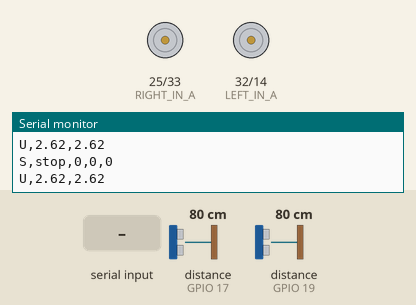
A sketch run on a simulated ESP32. Shown: motor-driver pin pairs drawn as motors (green arrow = first pin HIGH = forward, orange = second pin HIGH = backward, longer = more drive, scaled by the enable pin), the last lines printed to the serial monitor. Wiring (inferred from the names in the program): 2 × ultrasonic range finder: trigger GPIO 4, echo GPIO 17 / trigger GPIO 23, echo GPIO 19. The test bench sets the inputs (shaded band); at power-on: distance to the obstacle (sensors on GPIO 17, GPIO 19) 80 cm. The echo pulse lasts 58.3 µs per cm.

Above: at 1.2 s.
1.3 s: "forward\n" received over Serial
At 1.6 s:
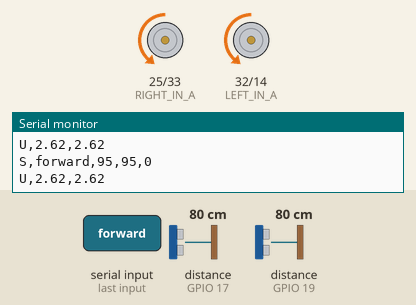
3.3 s: "backward\n" received over Serial
At 3.7 s:
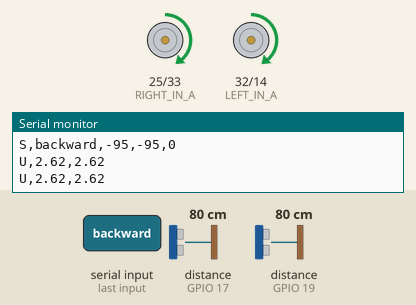
5.3 s: "left\n" received over Serial
At 5.7 s:
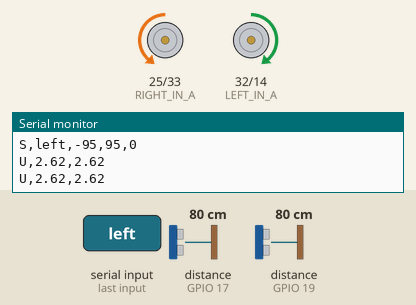
7.3 s: "right\n" received over Serial
At 7.55 s:
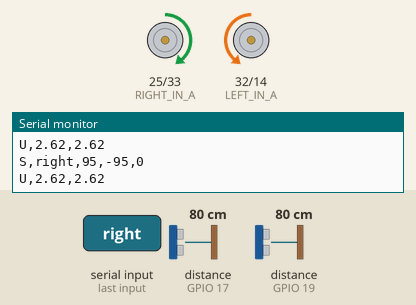
9.3 s: "M,90,45\n" received over Serial
At 9.7 s:
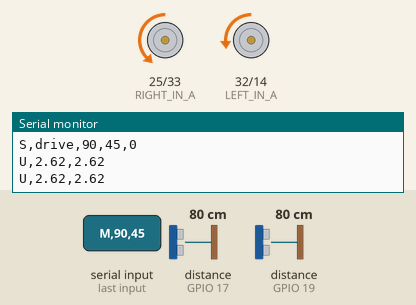
Timing chart, 0 to 12.3 s (numbered marks = the images above; inputs shaded):
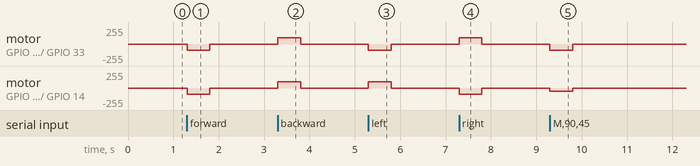

The sketch:

securebot_esp32.ino
```cpp
// SecureBot ESP32 low-level controller, firmware 2.0
//
// Serial protocol, 115200 baud, newline-terminated.
//
// Jetson -> ESP32
//   M,<left>,<right>   signed wheel PWM, clamped to +/-MAX_PWM (used by the ROS bridge)
//   stop | forward | patrol | backward | left | right   (legacy text commands)
//   speed <0-MAX_PWM>  PWM used by the legacy commands
//
// ESP32 -> Jetson
//   U,<left_ft>,<right_ft>   every TELEMETRY_MS; -1 means "no reading"
//   S,<mode>,<leftPWM>,<rightPWM>,<avoidState>   every STATUS_MS
//   I,<text>   information     E,<text>   error / safety event
//
// Safety:
//   * Every motor output goes through applyMotors(), which enforces MAX_PWM.
//   * Watchdog: if no valid command arrives for WATCHDOG_MS the robot stops, so
//     the Jetson must resend its command at least every ~200 ms.
//   * Net-forward motion from M,l,r is blocked while an ultrasonic sensor sees an
//     obstacle inside STOP_DISTANCE_FEET (rotating in place and reversing still work).
#include <Arduino.h>

// ==================== PINOUT ====================
// Motor driver (two channels). The RIGHT motor is on channel A and the LEFT motor
// on channel B. "A"/"B" below is the driver's per-motor direction input pair.
// Right motor (driver channel A)
const int RIGHT_EN = 26;
const int RIGHT_IN_A = 25;    // IN1
const int RIGHT_IN_B = 33;    // IN2

// Left motor (driver channel B)
const int LEFT_EN = 27;
const int LEFT_IN_A = 32;     // IN3
const int LEFT_IN_B = 14;     // IN4

// Wiring polarity. Each motor has its black wire on the driver's first output (OUT1 right,
// OUT3 left, following IN_A) and its red wire on the second (OUT2 / OUT4). Red is the forward
// direction, so driving IN_A high would spin the wheel backwards -> both are reversed.
// If a wheel ever turns the wrong way for a positive command, flip its flag here.
const bool LEFT_REVERSED = true;
const bool RIGHT_REVERSED = true;

// Encoder pins - not used yet. GPIO 34/35 are input-only with no internal pull-ups.
// Never use a boot-strapping pin here (0, 2, 5, 12, 15): an encoder holding GPIO 12 high at
// reset made the flash unreadable and the board would not boot or accept uploads.
const int RIGHT_ENCODER_BLUE = 13;
const int RIGHT_ENCODER_WHITE = 18;
const int LEFT_ENCODER_BLUE = 34;
const int LEFT_ENCODER_WHITE = 35;

// Ultrasonic 1 = left, ultrasonic 2 = right (this is also the telemetry order).
#define ULTRA_LEFT_TRIG 23
#define ULTRA_LEFT_ECHO 19
#define ULTRA_RIGHT_TRIG 4
#define ULTRA_RIGHT_ECHO 17

// ==================== SETTINGS ====================
const int MAX_PWM = 150;              // hard cap on any wheel PWM, every command path
const int DEFAULT_SPEED_PWM = 95;     // legacy-command speed until "speed N" is received

const unsigned long WATCHDOG_MS = 500;           // stop if no valid command this long
const unsigned long SENSOR_PERIOD_MS = 40;       // one sensor per tick, alternating
const unsigned long TELEMETRY_MS = 100;
const unsigned long STATUS_MS = 500;

const float STOP_DISTANCE_FEET = 1.0;    // 12 inches
const float CLEAR_DISTANCE_FEET = 1.5;   // 18 inches
const int OBSTACLE_CONFIRM_READS = 2;    // consecutive close readings before reacting

const unsigned long AVOID_REVERSE_MS = 800;
const unsigned long AVOID_ROTATE_TIMEOUT_MS = 4000;  // give up if never clear
const unsigned long AVOID_SETTLE_MS = 300;

enum Mode { MODE_STOP, MODE_FORWARD, MODE_PATROL, MODE_BACKWARD, MODE_LEFT, MODE_RIGHT, MODE_DRIVE };
const char *MODE_NAMES[] = {"stop", "forward", "patrol", "backward", "left", "right", "drive"};

// ==================== STATE ====================
Mode mode = MODE_STOP;
int speedPWM = DEFAULT_SPEED_PWM;
int driveLeft = 0;                 // requested by M,l,r
int driveRight = 0;
int appliedLeft = 0;               // what is actually on the motors
int appliedRight = 0;
unsigned long lastCommandMs = 0;

int avoidState = 0;                // 0 idle, 1 reverse, 2 rotate, 3 settle
unsigned long avoidStartMs = 0;

float leftUltraFeet = -1;
float rightUltraFeet = -1;
int leftUltraCloseReads = 0;
int rightUltraCloseReads = 0;
bool sampleLeftNext = true;
unsigned long lastSensorMs = 0;

unsigned long lastTelemetryMs = 0;
unsigned long lastStatusMs = 0;

char lineBuf[48];
size_t lineLen = 0;
bool lineOverflow = false;

// ==================== PROTOTYPES ====================
void readSerial();
void handleCommand(char *cmd);
void setMode(Mode newMode);
void checkWatchdog();
void updateSensors();
void controlMotors();
void runAvoidance(int &left, int &right);
void applyMotors(int left, int right);
void setMotor(int en, int inA, int inB, int pwm);
void sendTelemetry();
float readUltrasonicFeet(int trigPin, int echoPin);
bool validDistance(float distanceFeet);
bool obstacleAhead();
bool pathClear();

// ==================== SETUP ====================
void setup() {
  // Motors first, so nothing can spin while the rest of setup runs.
  pinMode(LEFT_EN, OUTPUT);
  pinMode(LEFT_IN_A, OUTPUT);
  pinMode(LEFT_IN_B, OUTPUT);
  pinMode(RIGHT_EN, OUTPUT);
  pinMode(RIGHT_IN_A, OUTPUT);
  pinMode(RIGHT_IN_B, OUTPUT);
  applyMotors(0, 0);

  pinMode(ULTRA_LEFT_TRIG, OUTPUT);
  pinMode(ULTRA_LEFT_ECHO, INPUT);
  pinMode(ULTRA_RIGHT_TRIG, OUTPUT);
  pinMode(ULTRA_RIGHT_ECHO, INPUT);

  Serial.begin(115200);
  Serial.println("I,SecureBot ESP32 fw 2.0 ready");
}

// ==================== LOOP ====================
void loop() {
  readSerial();
  checkWatchdog();
  updateSensors();
  controlMotors();
  sendTelemetry();
  delay(1);
}

// ==================== SERIAL COMMANDS ====================
// Non-blocking: collects bytes into lineBuf and runs a command per full line.
void readSerial() {
  while (Serial.available() > 0) {
    char c = (char)Serial.read();

    if (c == '\r') {
      continue;
    }

    if (c == '\n') {
      if (lineOverflow) {
        Serial.println("E,line too long");
      } else if (lineLen > 0) {
        lineBuf[lineLen] = '\0';
        handleCommand(lineBuf);
      }
      lineLen = 0;
      lineOverflow = false;
    } else if (lineOverflow) {
      // drop the rest of an oversized line
    } else if (lineLen < sizeof(lineBuf) - 1) {
      lineBuf[lineLen++] = c;
    } else {
      lineOverflow = true;
    }
  }
}

void handleCommand(char *cmd) {
  while (*cmd == ' ') {
    cmd++;
  }
  size_t len = strlen(cmd);
  while (len > 0 && cmd[len - 1] == ' ') {
    cmd[--len] = '\0';
  }

  bool valid = true;

  if (strcmp(cmd, "stop") == 0) {
    setMode(MODE_STOP);
  } else if (strcmp(cmd, "forward") == 0) {
    setMode(MODE_FORWARD);
  } else if (strcmp(cmd, "patrol") == 0) {
    setMode(MODE_PATROL);
  } else if (strcmp(cmd, "backward") == 0) {
    setMode(MODE_BACKWARD);
  } else if (strcmp(cmd, "left") == 0) {
    setMode(MODE_LEFT);
  } else if (strcmp(cmd, "right") == 0) {
    setMode(MODE_RIGHT);
  } else if (strncmp(cmd, "speed ", 6) == 0) {
    speedPWM = constrain(atoi(cmd + 6), 0, MAX_PWM);
    Serial.print("I,speed ");
    Serial.println(speedPWM);
  } else if (strncmp(cmd, "M,", 2) == 0) {
    int l = 0;
    int r = 0;
    if (sscanf(cmd, "M,%d,%d", &l, &r) == 2) {
      driveLeft = constrain(l, -MAX_PWM, MAX_PWM);
      driveRight = constrain(r, -MAX_PWM, MAX_PWM);
      setMode(MODE_DRIVE);
    } else {
      valid = false;
    }
  } else {
    valid = false;
  }

  if (valid) {
    lastCommandMs = millis();   // any valid command counts as a heartbeat
  } else {
    Serial.print("E,bad command: ");
    Serial.println(cmd);
  }
}

void setMode(Mode newMode) {
  if (newMode != mode || newMode == MODE_STOP) {
    avoidState = 0;
  }
  mode = newMode;
}

// ==================== WATCHDOG ====================
void checkWatchdog() {
  if (mode != MODE_STOP && millis() - lastCommandMs > WATCHDOG_MS) {
    setMode(MODE_STOP);
    Serial.println("E,watchdog: no command, stopped");
  }
}

// ==================== SENSORS ====================
// Reads one sensor per SENSOR_PERIOD_MS, alternating, so a loop pass blocks for
// at most one pulseIn and the two sensors never fire at the same time.
void updateSensors() {
  unsigned long now = millis();
  if (now - lastSensorMs < SENSOR_PERIOD_MS) {
    return;
  }
  lastSensorMs = now;

  if (sampleLeftNext) {
    leftUltraFeet = readUltrasonicFeet(ULTRA_LEFT_TRIG, ULTRA_LEFT_ECHO);
    bool close = validDistance(leftUltraFeet) && leftUltraFeet < STOP_DISTANCE_FEET;
    leftUltraCloseReads = close ? min(leftUltraCloseReads + 1, 100) : 0;
  } else {
    rightUltraFeet = readUltrasonicFeet(ULTRA_RIGHT_TRIG, ULTRA_RIGHT_ECHO);
    bool close = validDistance(rightUltraFeet) && rightUltraFeet < STOP_DISTANCE_FEET;
    rightUltraCloseReads = close ? min(rightUltraCloseReads + 1, 100) : 0;
  }
  sampleLeftNext = !sampleLeftNext;
}

float readUltrasonicFeet(int trigPin, int echoPin) {
  digitalWrite(trigPin, LOW);
  delayMicroseconds(2);

  digitalWrite(trigPin, HIGH);
  delayMicroseconds(10);
  digitalWrite(trigPin, LOW);

  long duration = pulseIn(echoPin, HIGH, 25000);

  if (duration == 0) {
    return -1;
  }

  float distanceInches = duration * 0.0135 / 2.0;
  float distanceFeet = distanceInches / 12.0;

  return distanceFeet;
}

bool validDistance(float distanceFeet) {
  return distanceFeet > 0 && distanceFeet < 16.0;
}

bool obstacleAhead() {
  return leftUltraCloseReads >= OBSTACLE_CONFIRM_READS || rightUltraCloseReads >= OBSTACLE_CONFIRM_READS;
}

bool pathClear() {
  return (!validDistance(leftUltraFeet) || leftUltraFeet > CLEAR_DISTANCE_FEET) &&
         (!validDistance(rightUltraFeet) || rightUltraFeet > CLEAR_DISTANCE_FEET);
}

// ==================== MOTION ====================
void controlMotors() {
  int left = 0;
  int right = 0;

  switch (mode) {
    case MODE_STOP:
      break;

    case MODE_FORWARD:
    case MODE_PATROL:
      if (obstacleAhead() || avoidState != 0) {
        runAvoidance(left, right);
      } else {
        left = speedPWM;
        right = speedPWM;
      }
      break;

    case MODE_BACKWARD:
      left = -speedPWM;
      right = -speedPWM;
      break;

    case MODE_LEFT:
      left = -speedPWM;
      right = speedPWM;
      break;

    case MODE_RIGHT:
      left = speedPWM;
      right = -speedPWM;
      break;

    case MODE_DRIVE:
      left = driveLeft;
      right = driveRight;
      // Failsafe: never drive net-forward into a confirmed close obstacle.
      if (left + right > 0 && obstacleAhead()) {
        left = 0;
        right = 0;
      }
      break;
  }

  applyMotors(left, right);
}

// Same sequence as the original firmware (stop, back up, rotate until clear,
// settle), plus a timeout on the rotation so it can never spin forever.
void runAvoidance(int &left, int &right) {
  unsigned long now = millis();

  if (avoidState == 0) {
    avoidState = 1;
    avoidStartMs = now;
    Serial.println("I,obstacle detected: stopping");
  } else if (avoidState == 1) {
    left = -speedPWM;
    right = -speedPWM;

    if (now - avoidStartMs > AVOID_REVERSE_MS) {
      avoidState = 2;
      avoidStartMs = now;
      Serial.println("I,backed up, rotating until clear");
    }
  } else if (avoidState == 2) {
    left = speedPWM;
    right = -speedPWM;

    if (pathClear()) {
      avoidState = 3;
      avoidStartMs = now;
      Serial.println("I,clear path found");
    } else if (now - avoidStartMs > AVOID_ROTATE_TIMEOUT_MS) {
      left = 0;
      right = 0;
      setMode(MODE_STOP);
      Serial.println("E,avoid timeout: no clear path, stopped");
    }
  } else if (avoidState == 3) {
    if (now - avoidStartMs > AVOID_SETTLE_MS) {
      avoidState = 0;
      Serial.println("I,resuming forward movement");
    }
  }
}

// ==================== MOTOR CONTROL ====================
// The only place that touches the motor pins. Enforces MAX_PWM.
void applyMotors(int left, int right) {
  left = constrain(left, -MAX_PWM, MAX_PWM);
  right = constrain(right, -MAX_PWM, MAX_PWM);

  setMotor(LEFT_EN, LEFT_IN_A, LEFT_IN_B, LEFT_REVERSED ? -left : left);
  setMotor(RIGHT_EN, RIGHT_IN_A, RIGHT_IN_B, RIGHT_REVERSED ? -right : right);

  appliedLeft = left;
  appliedRight = right;
}

void setMotor(int en, int inA, int inB, int pwm) {
  if (pwm > 0) {
    digitalWrite(inA, HIGH);
    digitalWrite(inB, LOW);
    analogWrite(en, pwm);
  } else if (pwm < 0) {
    digitalWrite(inA, LOW);
    digitalWrite(inB, HIGH);
    analogWrite(en, -pwm);
  } else {
    digitalWrite(inA, LOW);
    digitalWrite(inB, LOW);
    analogWrite(en, 0);
  }
}

// ==================== TELEMETRY ====================
void sendTelemetry() {
  unsigned long now = millis();

  if (now - lastTelemetryMs >= TELEMETRY_MS) {
    lastTelemetryMs = now;
    Serial.print("U,");
    Serial.print(validDistance(leftUltraFeet) ? leftUltraFeet : -1.0f, 2);
    Serial.print(",");
    Serial.println(validDistance(rightUltraFeet) ? rightUltraFeet : -1.0f, 2);
  }

  if (now - lastStatusMs >= STATUS_MS) {
    lastStatusMs = now;
    Serial.print("S,");
    Serial.print(MODE_NAMES[mode]);
    Serial.print(",");
    Serial.print(appliedLeft);
    Serial.print(",");
    Serial.print(appliedRight);
    Serial.print(",");
    Serial.println(avoidState);
  }
}
```

Measured:
- after the input at 1.3 s, motor on GPIO 25 (RIGHT_IN_A) / GPIO 33 (RIGHT_IN_B), motor on GPIO 32 (LEFT_IN_A) / GPIO 14 (LEFT_IN_B): stopped → backward 95/255 at once, → stopped 0.50 s later
- after the input at 3.3 s, motor on GPIO 25 (RIGHT_IN_A) / GPIO 33 (RIGHT_IN_B), motor on GPIO 32 (LEFT_IN_A) / GPIO 14 (LEFT_IN_B): stopped → forward 95/255 at once, → stopped 0.50 s later
- after the input at 5.3 s, motor on GPIO 25 (RIGHT_IN_A) / GPIO 33 (RIGHT_IN_B): stopped → backward 95/255 at once, → stopped 0.50 s later; motor on GPIO 32 (LEFT_IN_A) / GPIO 14 (LEFT_IN_B): stopped → forward 95/255 at once, → stopped 0.50 s later
- after the input at 7.3 s, motor on GPIO 25 (RIGHT_IN_A) / GPIO 33 (RIGHT_IN_B): stopped → forward 95/255 at once, → stopped 0.50 s later; motor on GPIO 32 (LEFT_IN_A) / GPIO 14 (LEFT_IN_B): stopped → backward 95/255 at once, → stopped 0.50 s later
- after the input at 9.3 s, motor on GPIO 25 (RIGHT_IN_A) / GPIO 33 (RIGHT_IN_B): stopped → backward 90/255 at once, → stopped 0.51 s later; motor on GPIO 32 (LEFT_IN_A) / GPIO 14 (LEFT_IN_B): stopped → backward 45/255 at once, → stopped 0.51 s later
